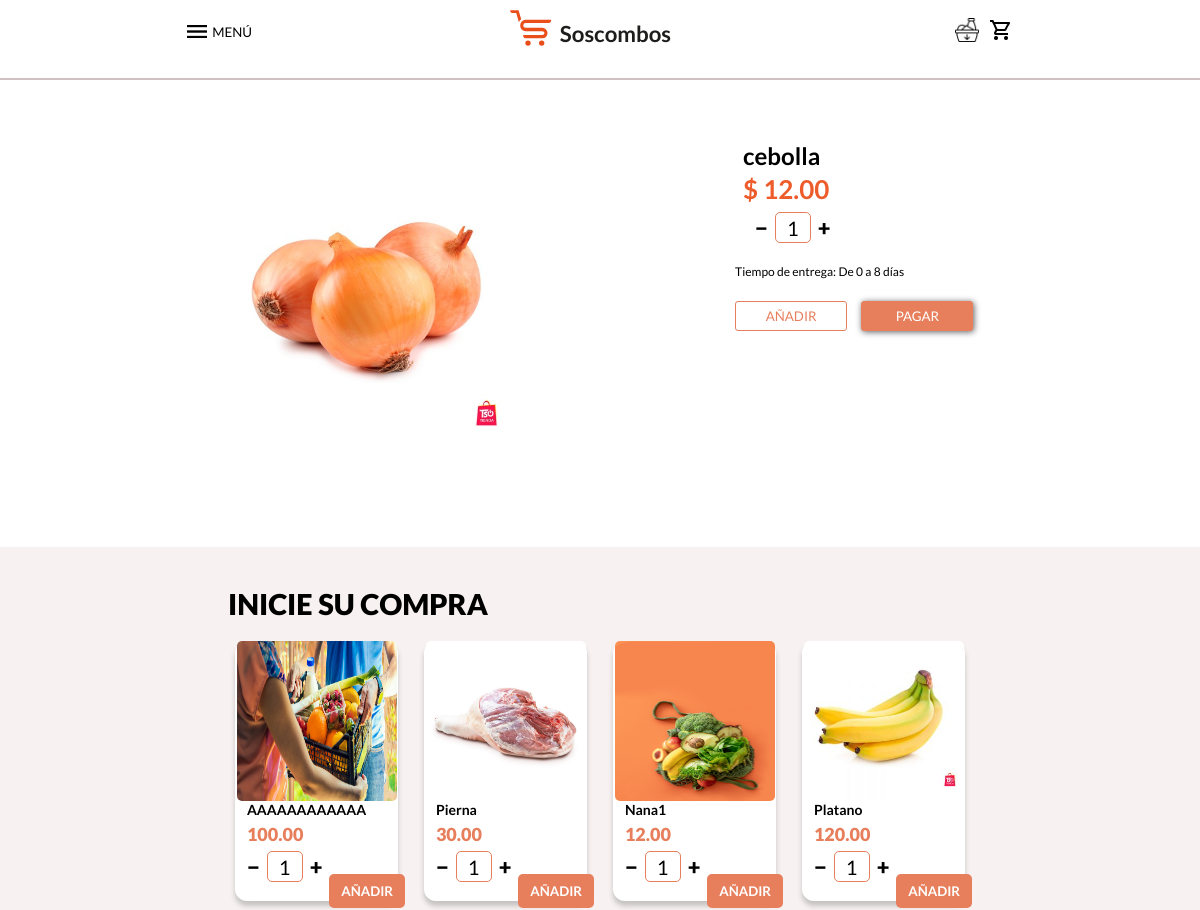
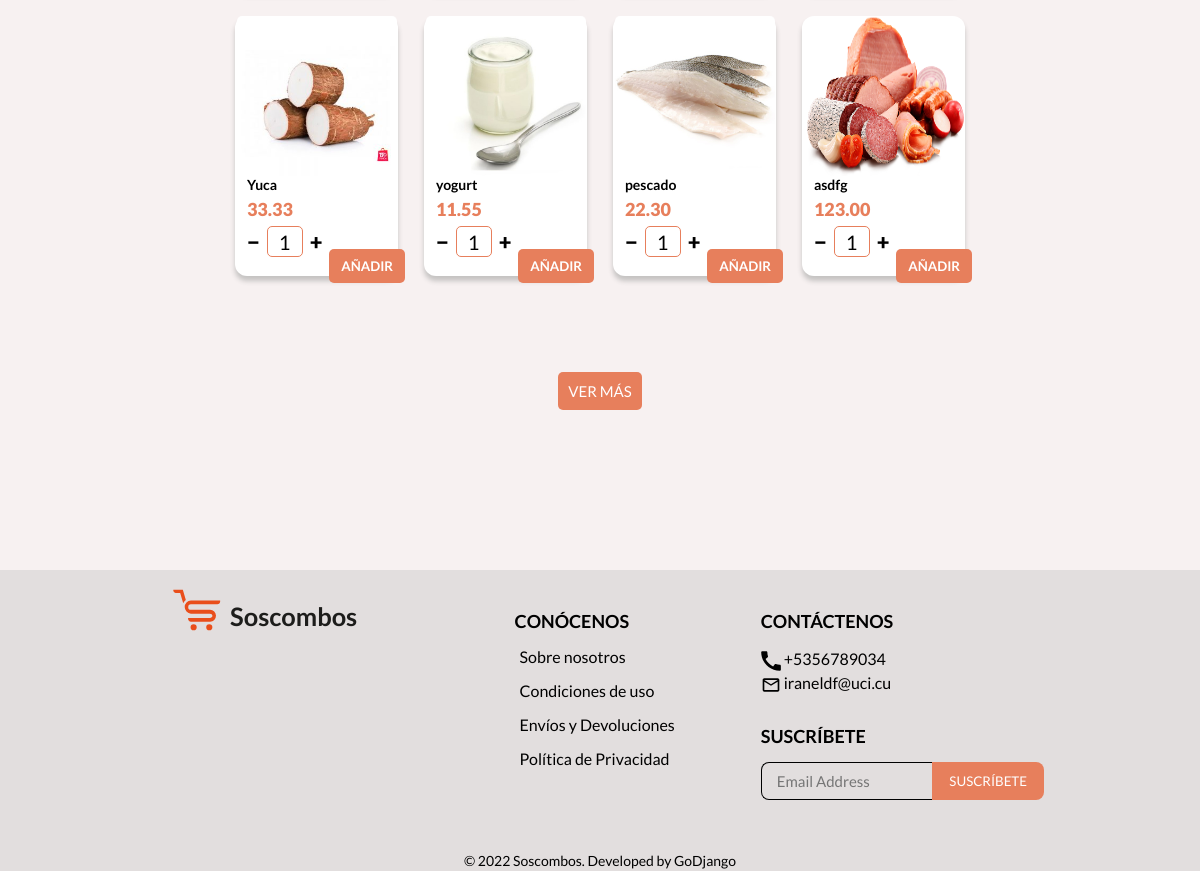
Screenshot of /VerProducto/19 with the database file from the repository (2 pictures, top to bottom).
### app/models.py (models this page shows, shortened)
class general(SingletonModel):
    nombre = models.CharField(max_length=14, verbose_name='Nombre de la empresa', default='', unique=True)
    entrega = models.CharField(max_length=50, verbose_name='Tiemp de entrega', default='', unique=True)
    logo = models.ImageField(verbose_name='Logo', upload_to='img/logo/', null=True, blank=True)
    precio = models.DecimalField(max_digits=6, decimal_places=2, verbose_name='Precio de envio', default=0)
    id_paypal = models.CharField(max_length=100, verbose_name='Id de Paypal', default='', null=True, blank=True,
                                 unique=True)
    class Meta:
        verbose_name = '00- General'

class productos(models.Model):
    activ = models.BooleanField(default=True, verbose_name='Mostrar')
    imagen = models.ImageField(verbose_name='Imagen', upload_to='img/productos/')
    nombre = models.CharField(max_length=100, verbose_name='Nombre', default='')
    precio = models.DecimalField(max_digits=6, decimal_places=2, verbose_name='Precio')
    mejor = models.BooleanField(default=True, verbose_name='Marcar como uno de los mejores productos')
    especial = models.BooleanField(default=True, verbose_name='Oferta especial')
    subcategoria = models.ManyToManyField(subCategorias)
    ubicaciones = models.ManyToManyField(ubicaciones)
    cantventas = models.PositiveIntegerField(verbose_name='Cantidad de ventas', editable=False, auto_created=True,
                                             default=0)
    class Meta:
        verbose_name_plural = '02- Productos'
        verbose_name = 'Producto'

class conocenos(SingletonModel):
    sobreNosotros = models.CharField(max_length=100, verbose_name='Sobre nosotros', default='Sobre nosotros')
    condiciones = models.CharField(max_length=100, verbose_name='Condiciones de uso', default='Condiciones de uso')
    envio = models.CharField(max_length=100, verbose_name='Envíos y Devoluciones', default='Envíos y Devoluciones')
    politica = models.CharField(max_length=100, verbose_name='Política de Privacidad', default='Política de Privacidad')
    class Meta:
        verbose_name = '04- Conócenos'

class contactenos(SingletonModel):
    telef = models.CharField(max_length=100, verbose_name='Teléfono', default='')
    email = models.EmailField(max_length=100, verbose_name='Correo', default='soscombos@gmail.com')
    email_en = models.URLField(max_length=1000, verbose_name='Enlace de correo')
    class Meta:
        verbose_name = '05- Contáctenos'

### app/views.py (the view)
# urls.py: path('VerProducto/<int:pk>', VerProductos.as_view(), name='VerProductos'),
class VerProductos(generic.DetailView):
    template_name = 'pages/verProducto.html'
    model = models.productos
    def get_context_data(self, *, object_list=None, **kwargs):
        context = super(VerProductos, self).get_context_data()
        p = models.productos.objects.filter(activ=True)
        a = []
        context['listado_productos_completo'] = p
        for x in p[::-1]:
            a.append(x)
        context['listado_ultimos_8_productos'] = a[:8]  # coger los 8 primeros de las lista invertida
        context['conocenos'] = models.conocenos.objects.first()
        context['contactenos'] = models.contactenos.objects.first()
        context['general'] = models.general.objects.first()
        context['path'] = 'VerProductos'
        return context

### app/templates/pages/verProducto.html (shortened to what this page needs)
{% extends 'pages/includes/base.html' %}
{% load static %}
{% block css %}
    <link href="{% static 'css/paginasSecundarias.css' %}" rel="stylesheet" type="text/css">
{% endblock %}
{% block content %}
    <section class="verProducto__producto__contenedor pagina-secundaria__contenedor">
        <article class="verProducto">
            <img alt="foto producto" src="{{ object.imagen.url }}" style="width: 300px;height: 300px;">
            <div>
                <div class="informacion-contar">
                    <div class="informacion-producto">
                        <h3>{{ object.nombre }}</h3>
                        <p>$ {{ object.precio }}</p>
                    </div>
                    <div class="contar-producto">
                        <button class="btn-contar restar" id="platano" type="button">&minus;</button>
                        <div id="contador" class="platano">1</div>
                        <button class="btn-contar sumar" id="platano" type="button">&plus;</button>
                    </div>
                </div>
                <p class="tiempo-entrega__producto">Tiempo de entrega: {{ general.entrega }}</p>
                <div class="annadir-carro__pagar">
                    <button class="annadir-carro" id="botonAnnadir" type="button"
                            onclick="addCarrito({{ object.id }},
                                    document.querySelector('#contador').textContent)">AÑADIR
                    </button>
                    <button class="pagar-verProducto" id="botonPagar"><a class="pagar" href="{% url 'pago' %}">PAGAR</a>
                    </button>
                </div>
            </div>
        </article>
    </section>
    <section class="inicie-compra mejores-productos__contenedor">
        <h2 class="">INICIE SU COMPRA</h2>
        <div class="iniciar-compra__ver-producto margen-alineador">
            {% include 'pages/includes/productos/ultimos8productos.html' %}
        </div>
        <div class="btn-ver-mas__contenedor">
            <a type="button" class="btn-ver-mas__inicie-compra" href="{% url 'productos' %}">VER MÁS</a>
        </div>
    </section>
{% endblock %}

### app/templates/pages/includes/base.html (shortened to what this page needs)
{% load static %}
<!DOCTYPE html>
<html>
<head>
    {% block css %}
    {% endblock %}
    <link href="{% static 'plugins/font-awesome-4.7.0/css/font-awesome.min.css' %}" rel="stylesheet"
          type="text/css">
    <link href="{% static 'css/anim.css' %}" rel="stylesheet" type="text/css">
    <link href="{% static 'css/estilosGenerales.css' %}" rel="stylesheet" type="text/css">
    <link href="{% static 'css/index.css' %}" rel="stylesheet" type="text/css">
    <link href="{% static 'css/cssMenu.css' %}" rel="stylesheet" type="text/css">
    <link href="{% static 'css/piePagina.css' %}" rel="stylesheet" type="text/css">
    <link href="{% static 'css/modal.css' %}" rel="stylesheet" type="text/css">
</head>
<body>
{% include 'pages/includes/navBar.html' %}
{% block content %}
{% endblock %}
<footer class="pie-pagina__contenedor">
    {% if not general.logo %}
        <div class="pie-pagina__logo-web">
            <a href="{% url 'index' %}">
                <svg id="Capa_1" data-name="Capa 1" xmlns="http://www.w3.org/2000/svg" viewBox="0 0 679.68 259.2">
                    <defs>
                        <style>
                            .cls-1 {
                                font-size: 72px;
                                fill: #1d1d1b;
                                font-family: 'Lato', sans-serif;
                                font-weight: 600;
                            }
                            .cls-2 {
                                fill: #e94e1b;
                            }
                        </style>
                    </defs>
                    <text y="-5%" class="cls-1" transform="translate(209.74 170.13)">{{ general.nombre }}</text>
                    <path class="cls-2"
                          d="M150.9,153.5a8.71,8.71,0,1,0,8.71,8.71A8.7,8.7,0,0,0,150.9,153.5Zm-44.34,0a8.71,8.71,0,1,0,8.71,8.71A8.69,8.69,0,0,0,106.56,153.5Z"/>
                    <path class="cls-2"
                          d="M84.48,85.24a19.54,19.54,0,0,0-7.43,9.25L68.44,65.05H55.52c-4.53-.26-7.38-5.15-6.46-9H76Z"/>
                    <path class="cls-2"
                          d="M173.46,97.26H99.13a7.8,7.8,0,0,0-.23,15.6v0h54.27a16.92,16.92,0,0,1,.22,33.83H99.13c-5.66,0-9.28-6-8.15-10.82l8.15.08h53.46c3.93,0,7.13-2.27,7.13-6.2s-3.2-6.16-7.13-6.16H98.9a18.52,18.52,0,0,1,0-37h82.66C182.69,91.26,179.08,97.23,173.46,97.26Z"/>
                    <path class="cls-2" d="M153.39,113.63h0Z"/>
                    <path class="cls-2" d="M99.24,87.44h0Z"/>
                    <path class="cls-2" d="M153.39,146.65h0Z"/>
                    <path class="cls-2" d="M153.17,112.81h0Z"/>
                </svg>
            </a>
        </div>
    {% endif %}
    <div class="pie-pagina__conocenos">
        <h2>CONÓCENOS</h2>
        <ul>
            <li>
                <a style="color: black;" href="{% url 'sobreNosotros' %}">{{ conocenos.sobreNosotros }}</a>
            </li>
            <li>
                <a style="color: black;" href="{% url 'condicionesUso' %}">{{ conocenos.condiciones }}</a>
            </li>
            <li>
                <a style="color: black;" href="{% url 'enviosDevoluciones' %}">{{ conocenos.envio }}</a>
            </li>
            <li>
                <a style="color: black;" href="{% url 'politicaPrivacidad' %}">{{ conocenos.politica }}</a>
            </li>
        </ul>
    </div>
    <div class="contacteno-suscribete-vista-pc">
        <div class="pie-pagina__contactenos">
            <h2>CONTÁCTENOS</h2>
            <ul>
                <li id="telefono-contenedor">
                    <img class="pie-pagina__icono" src="{% static 'img/Iconos/telefono.svg' %}">
                    <p id="texto_a_copiar">{{ contactenos.telef }}</p>
                </li>
                <li id="mail-contenedor">
                    <img class="pie-pagina__icono" src="{% static 'img/Iconos/email_black_24dp.svg' %}">
                    <p>{{ contactenos.email }}</p>
                </li>
            </ul>
        </div>
        <div class="pie-pagina__suscribete">
            <h2>SUSCRÍBETE</h2>
            <form action="{% url 'subscribe' %}" method="post">
                <input class="input-suscribir__email" name="email" type="email" placeholder="Email Address" required>
                <input class="input-suscribir__submit" type="submit" value="SUSCRÍBETE">
            </form>
        </div>
    </div>
    <p class="pie-pagina__final">© 2022 {{ general.nombre }}. Developed by GoDjango</p>
</footer>

### app/templates/pages/includes/navBar.html (shortened to what this page needs)
{% load static %}
<section {% if path == 'VerProductos' or path == 'productos' %} style="padding-bottom: 20px;"{% endif %}
                                                                class="bienvenidos  {% if path == 'VerProductos' or path == 'productos' %}padding-alineador{% endif %}">
    {% if not general.logo %}
        <div class="logo-web">
            <a href="{% url 'index' %}">
                <svg id="Capa_1" data-name="Capa 1" xmlns="http://www.w3.org/2000/svg" viewBox="0 0 679.68 259.2">
                    <defs>
                        <style>
                            .cls-1 {
                                font-size: 70px;
                                fill: #1d1d1b;
                                font-family: 'Lato', sans-serif;
                                font-weight: 600;
                            }
                            .cls-2 {
                                fill: #e94e1b;
                            }
                        </style>
                    </defs>
                    <text y="-5%" class="cls-1" transform="translate(209.74 170.13)">{{ general.nombre }}</text>
                    <path class="cls-2"
                          d="M150.9,153.5a8.71,8.71,0,1,0,8.71,8.71A8.7,8.7,0,0,0,150.9,153.5Zm-44.34,0a8.71,8.71,0,1,0,8.71,8.71A8.69,8.69,0,0,0,106.56,153.5Z"/>
                    <path class="cls-2"
                          d="M84.48,85.24a19.54,19.54,0,0,0-7.43,9.25L68.44,65.05H55.52c-4.53-.26-7.38-5.15-6.46-9H76Z"/>
                    <path class="cls-2"
                          d="M173.46,97.26H99.13a7.8,7.8,0,0,0-.23,15.6v0h54.27a16.92,16.92,0,0,1,.22,33.83H99.13c-5.66,0-9.28-6-8.15-10.82l8.15.08h53.46c3.93,0,7.13-2.27,7.13-6.2s-3.2-6.16-7.13-6.16H98.9a18.52,18.52,0,0,1,0-37h82.66C182.69,91.26,179.08,97.23,173.46,97.26Z"/>
                    <path class="cls-2" d="M153.39,113.63h0Z"/>
                    <path class="cls-2" d="M99.24,87.44h0Z"/>
                    <path class="cls-2" d="M153.39,146.65h0Z"/>
                    <path class="cls-2" d="M153.17,112.81h0Z"/>
                </svg>
            </a>
        </div>
    {% endif %}
    <header class="encabezado" style="height: 30px;">
        <div class="navBar">
            <div class="navBar__menu-ubicacion">
                <div class="menu__caja">
                    <button class="btn-menu" type="button">
                        <img class="menu-hamburguesa" width="20px" alt="menu" src="{% static 'img/Iconos/Menu.png' %}"/>
                        <label class="menu-text-escritorio">MENÚ</label>
                    </button>
                </div>
            </div>
            <div class="navBar__contactar-compra">
                <a href="{% url 'productos' %}"    {% if path != 'productos' %}
                   style="margin-left:10px"  {% endif %} >
                    {% if path == 'productos' %}
                        <img class="icono-productos" style="width: 24px"
                             src="{% static 'img/Iconos/icons8-food-donor-50 full.png' %}"
                             alt=""/>
                    {% else %}
                        <img class="icono-productos" style="width: 24px"
                             src="{% static 'img/Iconos/icons8-food-donor-50.png' %}"
                             alt=""/>
                    {% endif %}
                </a>
                <a href="{% url 'carrito' %}"    {% if path != 'productos' %}
                   style="margin-left:10px"  {% endif %} >
                    {% if path == 'carrito' %}
                        <img class="carrito-full" src="{% static 'img/Iconos/carritoStroke.png' %}" alt=""/>
                    {% else %}
                        <img class="carrito-stroke" src="{% static 'img/Iconos/carritoStroke.png' %}" alt=""/>
                    {% endif %}
                </a>
            </div>
        </div>
    </header>
</section>

### app/templates/pages/includes/productos/ultimos8productos.html (shortened to what this page needs)
{% for p in listado_ultimos_8_productos %}
    <div class="plantilla-producto">
        <div class="producto">
            <a class="mostrar-producto" href="{% url 'VerProductos' p.id %}">
                <img class="foto-producto" alt="foto producto" src="{{ p.imagen.url }}"
                     style="width: 160px; height: 160px">
            </a>
            <div class="nombre-precio-producto ">
                <h4>{{ p.nombre }}</h4>
                <p>{{ p.precio }}</p>
            </div>
            <div class="contar-producto">
                <button class="btn-contar restar" id="id{{ p.id }}" type="button">&minus;</button>
                <div id="contador" class="id{{ p.id }}">1</div>
                <button class="btn-contar sumar" id="id{{ p.id }}" type="button">&plus;</button>
            </div>
            <button
                    type="button"
                    class="annadir-carrito btnSimple-carrito__comprar-mas"
                    id="btnid{{ p.id }}"
                    onclick="addCarrito({{ p.id }},
                            document.querySelector('.id{{ p.id }}').textContent)"
            >
                AÑADIR
            </button>
        </div>
    </div>
{% endfor %}

### rows the page displays
general: nombre "Soscombos", entrega "De 0 a 8 días"
productos: imagen (picture), nombre "cebolla", precio "12.00"
productos: imagen (picture), nombre "AAAAAAAAAAAA", precio "100.00"
productos: imagen (picture), nombre "Pierna", precio "30.00"
productos: imagen (picture), nombre "Nana1", precio "12.00"
productos: imagen (picture), nombre "Platano", precio "120.00"
productos: imagen (picture), nombre "Yuca", precio "33.33"
productos: imagen (picture), nombre "yogurt", precio "11.55"
productos: imagen (picture), nombre "pescado", precio "22.30"
productos: imagen (picture), nombre "asdfg", precio "123.00"
conocenos: sobreNosotros "Sobre nosotros", condiciones "Condiciones de uso", envio "Envíos y Devoluciones", politica "Política de Privacidad"
contactenos: telef "+5356789034", email "iraneldf@uci.cu"
